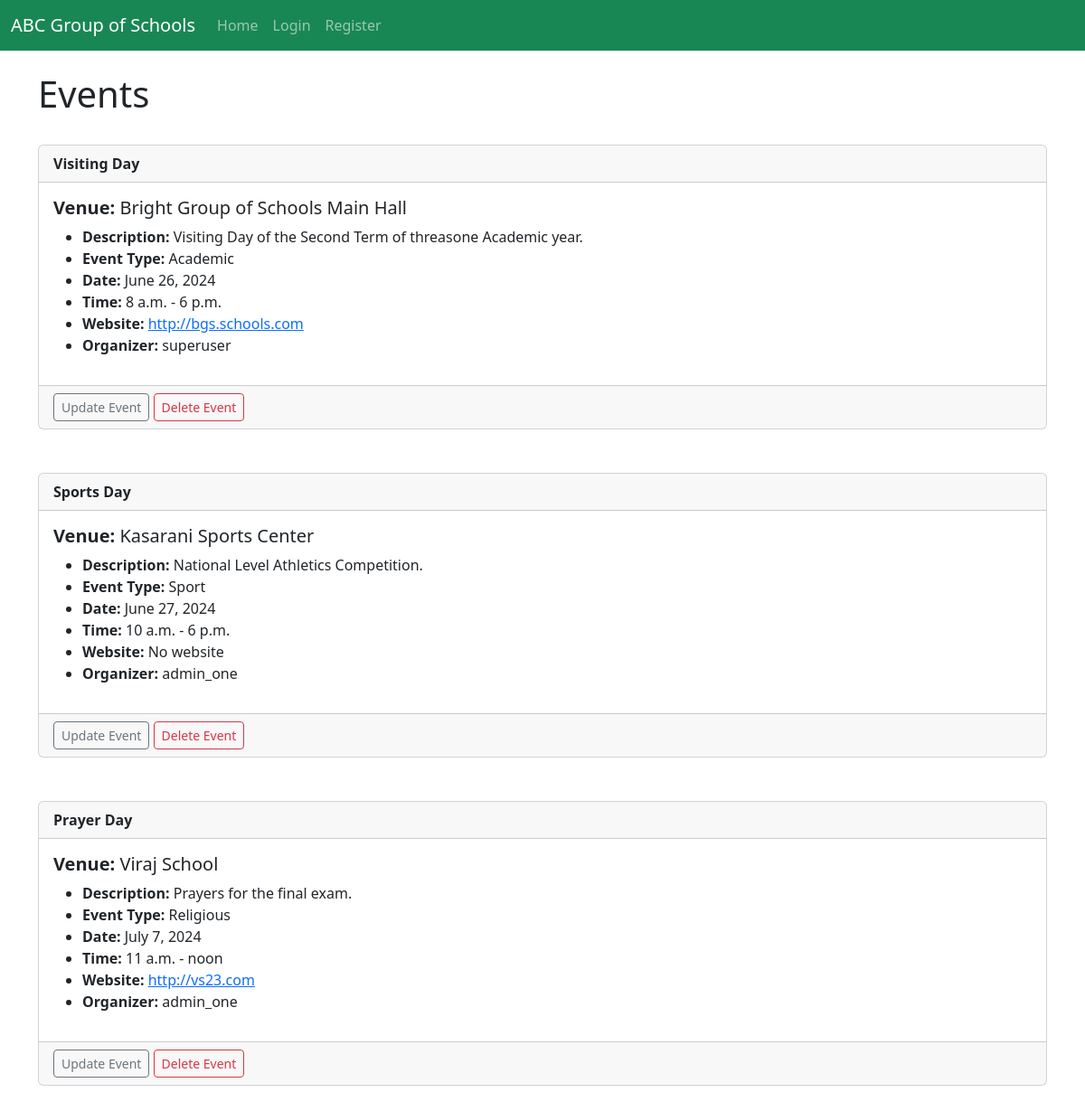
The app's page /event/events_list, older data.
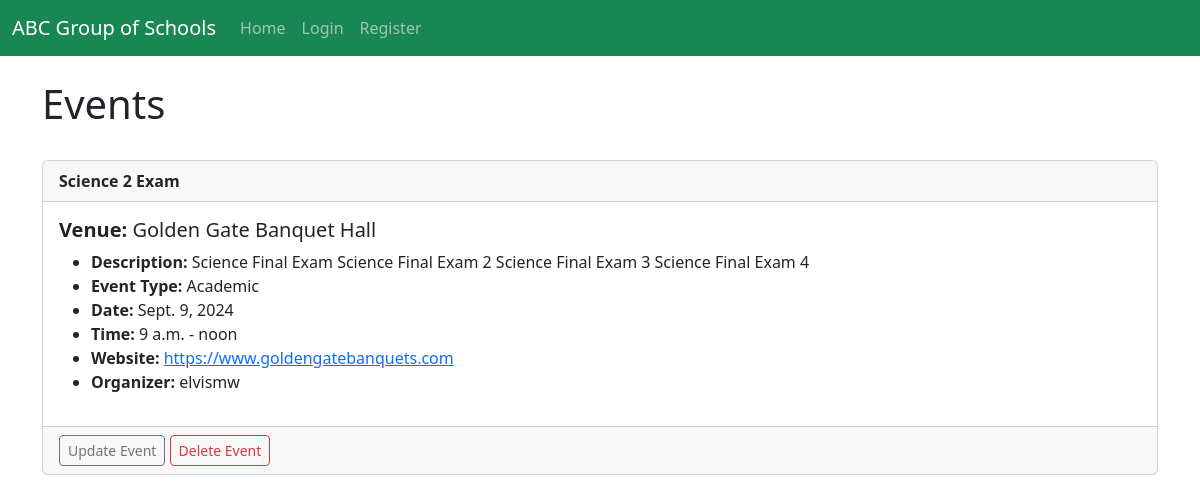
The same page, newer data.
### event_management/models.py (models this page shows, shortened)
class Event(models.Model):
    EVENT_TYPE_CHOICES = [
        ('Sport', 'Sport'),
        ('Cultural', 'Cultural'),
        ('Religious', 'Religious'),
        ('Academic', 'Academic'),
        ('Others', 'Others'),
    ]
    organizer = models.ForeignKey(settings.AUTH_USER_MODEL, on_delete=models.SET_NULL, null=True, related_name='organized_events')
    title = models.CharField(max_length=100)
    description = models.TextField(blank=True)
    event_type = models.CharField(max_length=20, choices=EVENT_TYPE_CHOICES)
    date = models.DateField()
    start_time = models.TimeField()
    end_time = models.TimeField()
    venue = models.ForeignKey(Venue, on_delete=models.CASCADE)
    attendees = models.ManyToManyField(Attendees, related_name='events_participated', blank=True)
    created_at = models.DateTimeField(auto_now_add=True)
    updated_at = models.DateTimeField(auto_now=True)
    apply_leave = models.BooleanField(default=False)

class Venue(models.Model):
    organizer = models.ForeignKey(settings.AUTH_USER_MODEL, on_delete=models.CASCADE)
    name = models.CharField('Venue Name', max_length=100)
    address = models.CharField(max_length=300)
    phone = models.CharField('Phone Number', max_length=20, blank=True)
    web = models.URLField('Website Address', blank=True)
    email_address = models.EmailField('Email Address', blank=True)

### event_management/views.py (the view)
# urls.py: path('events_list', views.all_events, name='events_list'),
def all_events(request):
    event_list = Event.objects.all().order_by('date')
    venue_list = Venue.objects.all().order_by('name')
    return render(request, 'events_management/events_list.html', {'event_list': event_list, 'venue_list': venue_list})

### event_management/templates/events_management/events_list.html (shortened to what this page needs)
<!DOCTYPE html>
<html lang="en">
<head>
</head>
<body>
{% extends 'events_management/base.html' %}
{% block content %}
    <h1>Events</h1>
    <br>
    {% for event in event_list %}
        <div class="card">
            <div class="card-header">
                <strong>{{ event.title }}</strong>
            </div>
            <div class="card-body">
                <h5 class="card-title"><strong>Venue:</strong> {{ event.venue.name }}</h5>
                <ul>
                    <li class="card-text"><strong>Description:</strong> {{ event.description }}</li>
                    <li><strong>Event Type:</strong> {{ event.event_type }}</li>
                    <li><strong>Date:</strong> {{ event.date }}</li>
                    <li><strong>Time:</strong> {{ event.start_time }} - {{ event.end_time }}</li>
                    <li><strong>Website:</strong>
                        {% if event.venue.web %}
                            <a href="{{ event.venue.web }}">{{ event.venue.web }}</a>
                        {% else %}
                            No website
                        {% endif %}
                    </li>
                    <li><strong>Organizer:</strong> {{ event.organizer }}</li>
                </ul>
            </div>
            <div class="card-footer text-body-secondary">
                <a href="{% url 'event_management:update-event' event.id %}" class="btn btn-outline-secondary btn-sm">Update Event</a>
                <a href="{% url 'event_management:delete-event' event.id %}" class="btn btn-outline-danger btn-sm">Delete Event</a>
            </div>
        </div>
        <br><br>
    {% endfor %}
{% endblock %}

### event_management/templates/events_management/base.html (shortened to what this page needs)
<!doctype html>
<html lang="en">
  <head>
    <link href="https://cdn.jsdelivr.net/npm/bootstrap@5.3.3/dist/css/bootstrap.min.css" rel="stylesheet">
  </head>
  <body>
    {% include 'events_management/navbar.html' %}
    <br/>
    <div class="container">
    {% block content %}
    {% endblock %}
    </div>
  </body>
</html>

### event_management/templates/events_management/navbar.html (shortened to what this page needs)
<nav class="navbar navbar-expand-lg navbar-dark bg-success">
    <div class="container-fluid">
        <a class="navbar-brand" href="{% url 'event_management:landingpage' %}">ABC Group of Schools</a>
        <div class="collapse navbar-collapse" id="navbarSupportedContent">
            <ul class="navbar-nav me-auto mb-2 mb-lg-0">
                <li class="nav-item">
                    <a class="nav-link" href="{% url 'event_management:events_home' %}">Home</a>
                </li>
                {% if request.user.is_authenticated %}
                    <li class="nav-item dropdown">
                        <a class="nav-link dropdown-toggle" href="#" role="button" data-bs-toggle="dropdown" aria-expanded="false">
                            Profile
                        </a>
                        <ul class="dropdown-menu">
                            {% if student and student.id%}
                            <li><a class="dropdown-item" href="{% url 'student_management_app:student_profile' student.id %}">View Profile</a></li>
                            <li><hr class="dropdown-divider"></li>
                            <li><a class="dropdown-item" href="{% url 'student_management_app:update_student_profile' student.id %}">Update Profile</a></li>
                            {% else %}
                                <li><a class="dropdown-item" href="#">Profile not available</a></li>
                            {% endif %}
                        </ul>
                    </li>
                    <li class="nav-item dropdown">
                        <a class="nav-link dropdown-toggle" href="#" role="button" data-bs-toggle="dropdown" aria-expanded="false">
                            Events
                        </a>
                        <ul class="dropdown-menu">
                            <li><a class="dropdown-item" href="{% url 'event_management:events_list' %}">Events List</a></li>
                        </ul>
                    </li>
                    <li class="nav-item dropdown">
                        <a class="nav-link dropdown-toggle" href="#" role="button" data-bs-toggle="dropdown" aria-expanded="false">
                            Venue
                        </a>
                        <ul class="dropdown-menu">
                            <li><a class="dropdown-item" href="{% url 'event_management:list-venues' %}">Venues List</a></li>
                            <li><a class="dropdown-item" href="{% url 'event_management:venue-text' %}">Download Venue Text</a></li>
                            <li><a class="dropdown-item" href="{% url 'event_management:venue_csv' %}">Download Venue CSV</a></li>
                            <li><a class="dropdown-item" href="{% url 'event_management:venue_pdf' %}">Download Venue PDF</a></li>
                        </ul>
                    </li>
                    <li class="nav-item">
                        <a class="nav-link" href="{% url 'student_management_app:logout' %}">Logout</a>
                    </li>
                {% else %}
                    <li class="nav-item">
                        <a class="nav-link" href="{% url 'student_management_app:login' %}">Login</a>
                    </li>
                    <li class="nav-item">
                        <a class="nav-link" href="{% url 'student_management_app:student_registration' %}">Register</a>
                    </li>
                {% endif %}
            </ul>
        </div>
    </div>
</nav>

Row changes from the older to the newer data that the page shows:
removed Event: title "Visiting Day", venue.name "Bright Group of Schools Main Hall", description "Visiting Day of the Second Term of threasone Academic year.", event_type "Academic", date "June 26, 2024", start_time "8 a.m.", end_time "6 p.m.", venue.web "http://bgs.schools.com", organizer "superuser"
removed Event: title "Sports Day", venue.name "Kasarani Sports Center", description "National Level Athletics Competition.", event_type "Sport", date "June 27, 2024", start_time "10 a.m.", end_time "6 p.m.", shows "No website", organizer "admin_one"
removed Event: title "Prayer Day", venue.name "Viraj School", description "Prayers for the final exam.", event_type "Religious", date "July 7, 2024", start_time "11 a.m.", end_time "noon", venue.web "http://vs23.com", organizer "admin_one"
added Event: title "Science 2 Exam", venue.name "Golden Gate Banquet Hall", description "Science Final Exam Science Final Exam 2 Science Final Exam 3 Science Final Exam 4", event_type "Academic", date "Sept. 9, 2024", start_time "9 a.m.", end_time "noon", venue.web "https://www.goldengatebanquets.com", organizer "elvismw"
